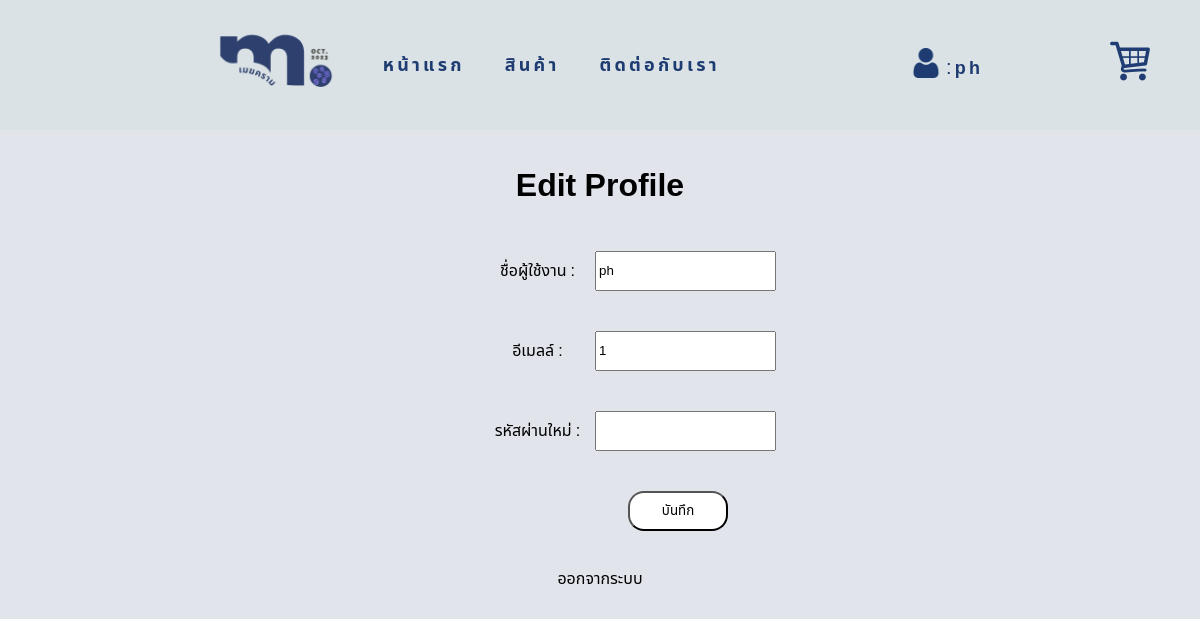
The app's page /profile.php (signed in) with its own data.
### tables this page shows
CREATE TABLE `member_tb` (
  `username` varchar(20) NOT NULL,
  `password` varchar(20) NOT NULL,
  `email` varchar(30) NOT NULL
);

### profileedit.php (the view, shortened to what this page needs)
<!DOCTYPE html>
<?php
    echo '<div class="profilebox">
    <div class="prohead">
        <h1>Edit Profile</h1>
    </div>';
if(empty($_SESSION['user_id'])) {
    echo "<script type='text/javascript'>";
    echo "alert('กรุณา Login');";
    echo "window.location = 'login.html'; ";
    echo "</script>";
} else {
    include('server.php');
    $u_id = $_SESSION['user_id'];
    $sql = "SELECT username, password,email FROM member_tb WHERE username = '$u_id'";
    $result = $conn->query($sql);
    if ($result->num_rows > 0) {
        $row = $result->fetch_assoc();
        $username = $row['username'];
        $email = $row['email'];
    } else {
        echo "User not found";
    }
}
?>
<!DOCTYPE html>
<html lang="en">
<head>
    <link rel="stylesheet" href="Css-profile.css">
</head>
<body>
    <div class="profileedit">
    <form method="post">
        <div class="dataeidt">
            <ul>
                <li><label class='usernameEdit' for="newUsername">ชื่อผู้ใช้งาน :</label>
                    <input type="text" id="newUsername" name="newUsername" value="<?php echo $username; ?>"><br></li>
                <li><label for="newEmail">อีเมลล์ :</label>
                    <input type="text" id="newEmail" name="newEmail" value="<?php echo $email; ?>"><br></li>
                <li><label class='passwordEdit' for="newPassword">รหัสผ่านใหม่ :</label>
                    <input type="password" id="newPassword" name="newPassword"><br></li>
                <li><input class='btnEdit' type="submit" value="บันทึก"></li>
            </ul>
        </div>
    </form>
    </div>
    </div>
</body>
</html>

### showuser.php (shortened to what this page needs)
<?php
if(empty($_SESSION['user_id'])) {
    echo "<script type='text/javascript'>";
    echo "alert('กรุณา Login');";
    echo "window.location = 'login.html'; ";
    echo "</script>";
} else {
    include('server.php');
    $u_id = $_SESSION['user_id'];
    $sql = "SELECT username FROM member_tb WHERE username = '$u_id'";
    $result = $conn->query($sql);
    if ($result->num_rows > 0) {
        $row = $result->fetch_assoc();
        $username = $row['username'];
        echo $username;
    } else {
        echo '<a href="login.html">กรุณาเข้าสู่ระบบ</a>';
    }
}
?>

### indexWeb.css (style rules this page uses)
* { font-family: 'Noto Sans Thai', sans-serif; max-width: 100%; }
body { margin: 0; padding: 0; overflow-x: hidden; }
ul li { padding: 20px; }

### dropdown.css (style rules this page uses)
* { font-family: 'Noto Sans Thai', sans-serif; }
li { list-style: none; }

### Css-profile.css (style rules this page uses)
body { background-color: #e1e4eb; }
.profileeidt h1 { padding: 0; margin-top: 2rem; }
.profilebox ul li { display: flex; height: 40px; width: 40%; text-align: start; }
.profilebox ul .btnEdit { margin-left: 50%; height: 40px; width: 100px; background-image: linear-gradient(to right,#ffffff,#ffffff); border-radius: 1rem; }
.profilebox ul li label { margin: auto; padding: auto; }
.dataeidt { margin-left: 35%; }

### records on screen
member_tb: username "ph", newUsername "ph", newEmail "1"
